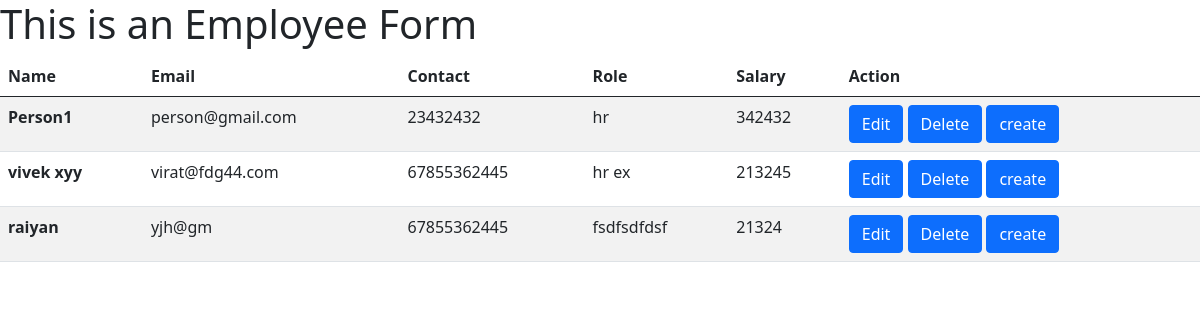
The page / on the database its author committed.
### todayapp/models.py (models this page shows, shortened)
class Employee(models.Model):
    emp_id = models.AutoField(primary_key=True, unique=True, default=None)
    emp_name = models.CharField(max_length=200)
    emp_email = models.EmailField()
    emp_contact = models.CharField(max_length=20)
    emp_role = models.CharField(max_length=200)
    emp_salary = models.IntegerField()

### todayapp/views.py (the view)
# urls.py: path('', views.employees_list, name='employees-list'),
def employees_list(request):
    employees=Employee.objects.all()
    context={
        'employees':employees,
        }
    return render(request, 'list.html',context)

### templates/list.html (shortened to what this page needs)
<!DOCTYPE html>
<html lang="en">
<head>
    <link href="https://cdn.jsdelivr.net/npm/bootstrap@5.2.2/dist/css/bootstrap.min.css" rel="stylesheet">
    <link href="https://cdn.jsdelivr.net/npm/bootstrap@5.0.0/dist/css/bootstrap.min.css" rel="stylesheet" >
</head>
<body>
    <h1>This is an Employee Form</h1>
    <table class="table table-striped">
        <thead>
            <tr>
                <th scope="col">Name</th>
                <th scope="col">Email</th>
                <th scope="col">Contact</th>
                <th scope="col">Role</th>
                <th scope="col">Salary</th>
                <th scope="col">Action</th>
            </tr>
        </thead>
        <tbody>
            {% for emp in employees %}
            <tr>
                <th scope="row">{{ emp.emp_name }}</th>
                <td>{{ emp.emp_email }}</td>
                <td>{{ emp.emp_contact }}</td>
                <td>{{ emp.emp_role }}</td>
                <td>{{ emp.emp_salary }}</td>
                <td>
                    <a class="btn btn-primary"" href="{% url 'edit-employee' emp.emp_id %}">Edit</a>
                    <a class="btn btn-primary" href="{% url 'delete' emp.emp_id %}">Delete</a>
                    <a class="btn btn-primary" href="/create">create</a>
                </td>
            </tr>
            {% endfor %}
     </tbody>
</table>
</body>
</html>

### rows shown on the page
Employee: emp_name "Person1", emp_email "person@gmail.com", emp_contact "23432432", emp_role "hr", emp_salary "342432"
Employee: emp_name "vivek xyy", emp_email "virat@fdg44.com", emp_contact "67855362445", emp_role "hr ex", emp_salary "213245"
Employee: emp_name "raiyan", emp_email "yjh@gm", emp_contact "67855362445", emp_role "fsdfsdfdsf", emp_salary "21324"
